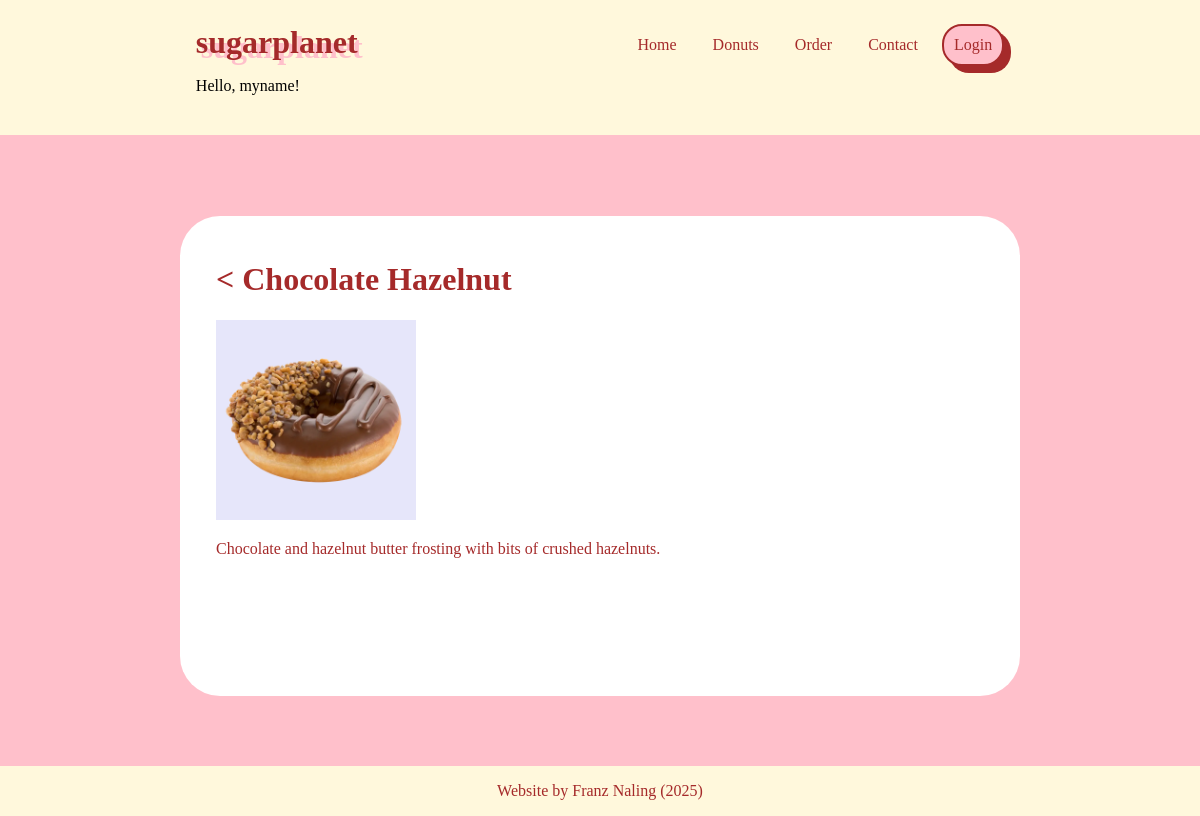
The app's page /donuts/details/3 with its own data.
### donuts/models.py (models this page shows, shortened)
class Flavour(models.Model):
    name = models.CharField(max_length=255)
    description = models.TextField()
    image = models.ImageField(default='placeholder.png', blank=True)

### donuts/views.py (the view)
# urls.py: path('donuts/details/<int:id>',views.details,name='details'),
def details(request, id):
    rqFlavour = Flavour.objects.get(id=id)
    template = loader.get_template('details.html')
    context = {
        'rqFlavour':rqFlavour
    }
    return HttpResponse(template.render(context,request))

### donuts/templates/details.html (shortened to what this page needs)
{% extends "layout.html" %}
{% block content %}
<h1><a class="back_button" href="/donuts">&lt;</a> {{rqFlavour.name}}</h1>
<img id="details_img" src="{{ rqFlavour.image.url }}">
<p>{{rqFlavour.description}}</p>
{% endblock %}

### global_static/style.css (style rules this page uses)
* { box-sizing: border-box; }
body { background-color:pink; font-family: verdana; padding: 0; margin: 0; width: 100%; height: 100%; padding-bottom: 15vh; display: flex; justify-content:center; }
.back_button { text-decoration: none; color:brown; }
#details_img { display: inline-block; background-color:lavender; max-height: 200px; max-width: 200px; }

### records on screen
Flavour: name "Chocolate Hazelnut", image (picture), description "Chocolate and hazelnut butter frosting with bits of crushed hazelnuts."
